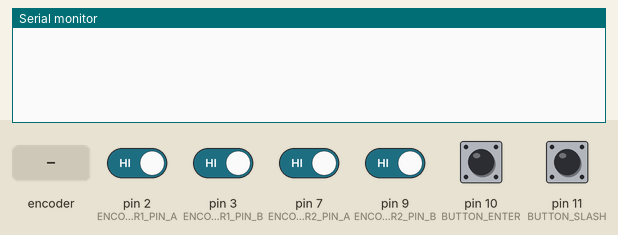
Bench run of a sketch on a simulated Arduino Leonardo, built with avr-gcc and run on an emulated ATmega32U4. Parts: the last lines printed to the serial monitor. Inputs (shaded band) come from the test bench; at power-on: pin 2 (ENCODER1_PIN_A), pin 3 (ENCODER1_PIN_B), pin 7 (ENCODER2_PIN_A), pin 9 (ENCODER2_PIN_B), pin 10 (BUTTON_ENTER), pin 11 (BUTTON_SLASH) HIGH. USB keyboard and mouse output is not drawn.

Above: at 1.2 s.
1.3 s: rotary encoder on pin 2 (ENCODER1_PIN_A) / pin 3 (ENCODER1_PIN_B) turned 1 step (first pin leading)
At 1.9 s:
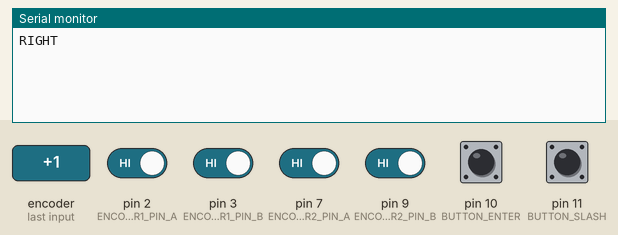
3.0 s: pin 10 (BUTTON_ENTER) pulled LOW for 0.15 s
At 4.0 s:
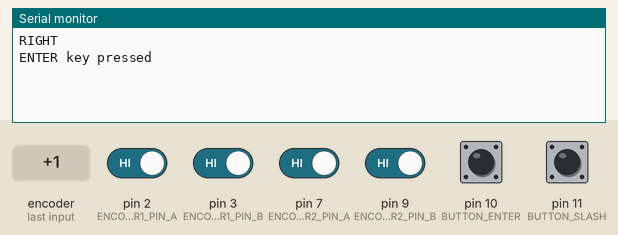
4.6 s: pin 11 (BUTTON_SLASH) pulled LOW for 0.15 s
At 5.2 s:
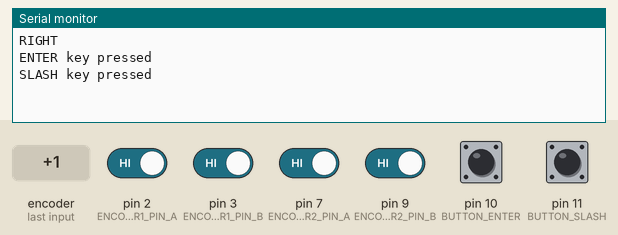
6.2 s: rotary encoder on pin 2 (ENCODER1_PIN_A) / pin 3 (ENCODER1_PIN_B) turned 2 steps (second pin leading)
At 7.0 s:
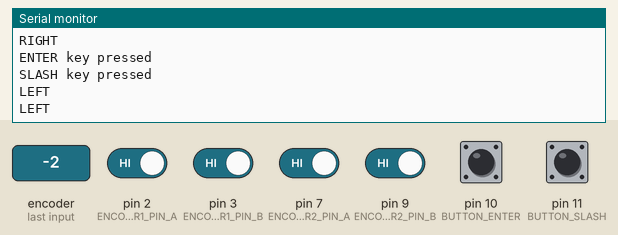

The sketch:

scrollwheel.ino
```cpp
#include "Keyboard.h"

#define ENCODER1_PIN_A 2    // First encoder pin A
#define ENCODER1_PIN_B 3    // First encoder pin B
#define ENCODER2_PIN_A 7    // Second encoder pin A
#define ENCODER2_PIN_B 9    // Second encoder pin B
#define BUTTON_ENTER 10     // Enter key button
#define BUTTON_SLASH 11     // Slash key button

// Variables to keep track of the encoder states
uint8_t encoder1State = 0;
uint8_t encoder1LastState = 0;
uint8_t encoder2State = 0;
uint8_t encoder2LastState = 0;

// Counter variables for pulse division
int encoder1Counter = 0;
int encoder2Counter = 0;
const int PULSE_DIVISOR = 4;    // Number of pulses per keystroke

// Direction tracking (to ensure consistent direction for counting)
int8_t encoder1LastDirection = 0;
int8_t encoder2LastDirection = 0;

// Debounce variables for buttons
bool lastEnterState = HIGH;  // Assuming pull-up, so HIGH is not pressed
bool lastSlashState = HIGH;  // Assuming pull-up, so HIGH is not pressed
unsigned long lastEnterDebounceTime = 0;
unsigned long lastSlashDebounceTime = 0;
const unsigned long buttonDebounceDelay = 50;  // Button debounce time in ms

// Timing variables for polling
unsigned long lastEncoder1ReadTime = 0;
unsigned long lastEncoder2ReadTime = 0;
const unsigned long encoderReadInterval = 1; // Poll encoders every 1ms

void setup() {
  // Set pin modes for encoders
  pinMode(ENCODER1_PIN_A, INPUT_PULLUP);
  pinMode(ENCODER1_PIN_B, INPUT_PULLUP);
  pinMode(ENCODER2_PIN_A, INPUT_PULLUP);
  pinMode(ENCODER2_PIN_B, INPUT_PULLUP);
  pinMode(BUTTON_ENTER, INPUT_PULLUP);
  pinMode(BUTTON_SLASH, INPUT_PULLUP);

  // Initialize encoder states
  encoder1LastState = (digitalRead(ENCODER1_PIN_A) << 1) | digitalRead(ENCODER1_PIN_B);
  encoder2LastState = (digitalRead(ENCODER2_PIN_A) << 1) | digitalRead(ENCODER2_PIN_B);

  // Initialize keyboard
  Keyboard.begin();
  Serial.begin(9600); // For debugging
}

void loop() {
  unsigned long currentTime = millis();

  // Poll first encoder (left/right arrows)
  if (currentTime - lastEncoder1ReadTime >= encoderReadInterval) {
    lastEncoder1ReadTime = currentTime;
    checkEncoder1();
  }

  // Poll second encoder (up/down arrows)
  if (currentTime - lastEncoder2ReadTime >= encoderReadInterval) {
    lastEncoder2ReadTime = currentTime;
    checkEncoder2();
  }

  // Process Enter button
  processButton(BUTTON_ENTER, 'r', &lastEnterState, &lastEnterDebounceTime, "ENTER");

  // Process Slash button
  processButton(BUTTON_SLASH, '\\', &lastSlashState, &lastSlashDebounceTime, "SLASH");
}

// Check first encoder state
void checkEncoder1() {
  // Read current state
  encoder1State = (digitalRead(ENCODER1_PIN_A) << 1) | digitalRead(ENCODER1_PIN_B);

  // If state changed
  if (encoder1State != encoder1LastState) {
    // This look-up table gives the correct direction based on the state transition
    // The 16 possible transitions are represented: (oldState << 2) | newState
    static const int8_t encoderTable[16] = {
      0,  // 0000 - no change
      -1, // 0001 - CCW
      1,  // 0010 - CW
      0,  // 0011 - invalid
      1,  // 0100 - CW
      0,  // 0101 - no change
      0,  // 0110 - invalid
      -1, // 0111 - CCW
      -1, // 1000 - CCW
      0,  // 1001 - invalid
      0,  // 1010 - no change
      1,  // 1011 - CW
      0,  // 1100 - invalid
      1,  // 1101 - CW
      -1, // 1110 - CCW
      0   // 1111 - no change
    };

    // Lookup the direction from the table
    int8_t direction = encoderTable[((encoder1LastState << 2) | encoder1State) & 0x0F];

    // Process the direction
    if (direction != 0) {
      // If direction changed, reset counter
      if (direction != encoder1LastDirection && encoder1LastDirection != 0) {
        encoder1Counter = 0;
      }

      // Increment counter in the current direction
      encoder1Counter++;
      encoder1LastDirection = direction;

      // Send keystroke only after PULSE_DIVISOR pulses in the same direction
      if (encoder1Counter >= PULSE_DIVISOR) {
        encoder1Counter = 0;  // Reset counter

        if (direction > 0) {
          Keyboard.press(KEY_RIGHT_ARROW);
          Keyboard.release(KEY_RIGHT_ARROW);
          Serial.println("RIGHT");
        } else {
          Keyboard.press(KEY_LEFT_ARROW);
          Keyboard.release(KEY_LEFT_ARROW);
          Serial.println("LEFT");
        }
      }
    }

    // Save the current state for next comparison
    encoder1LastState = encoder1State;
  }
}

// Check second encoder state
void checkEncoder2() {
  // Read current state
  encoder2State = (digitalRead(ENCODER2_PIN_A) << 1) | digitalRead(ENCODER2_PIN_B);

  // If state changed
  if (encoder2State != encoder2LastState) {
    // This look-up table gives the correct direction based on the state transition
    static const int8_t encoderTable[16] = {
      0,  // 0000 - no change
      -1, // 0001 - CCW
      1,  // 0010 - CW
      0,  // 0011 - invalid
      1,  // 0100 - CW
      0,  // 0101 - no change
      0,  // 0110 - invalid
      -1, // 0111 - CCW
      -1, // 1000 - CCW
      0,  // 1001 - invalid
      0,  // 1010 - no change
      1,  // 1011 - CW
      0,  // 1100 - invalid
      1,  // 1101 - CW
      -1, // 1110 - CCW
      0   // 1111 - no change
    };

    // Lookup the direction from the table
    int8_t direction = encoderTable[((encoder2LastState << 2) | encoder2State) & 0x0F];

    // Process the direction
    if (direction != 0) {
      // If direction changed, reset counter
      if (direction != encoder2LastDirection && encoder2LastDirection != 0) {
        encoder2Counter = 0;
      }

      // Increment counter in the current direction
      encoder2Counter++;
      encoder2LastDirection = direction;

      // Send keystroke only after PULSE_DIVISOR pulses in the same direction
      if (encoder2Counter >= PULSE_DIVISOR) {
        encoder2Counter = 0;  // Reset counter

        if (direction > 0) {
          Keyboard.press(KEY_DOWN_ARROW);
          Keyboard.release(KEY_DOWN_ARROW);
          Serial.println("DOWN");
        } else {
          Keyboard.press(KEY_UP_ARROW);
          Keyboard.release(KEY_UP_ARROW);
          Serial.println("UP");
        }
      }
    }

    // Save the current state for next comparison
    encoder2LastState = encoder2State;
  }
}

// Button processing function with added label parameter for serial output
void processButton(uint8_t pin, char key, bool* lastState, unsigned long* lastDebounceTime, const char* buttonLabel) {
  // Read the current state of the button
  bool currentState = digitalRead(pin);

  // If the state has changed, reset the debounce timer
  if (currentState != *lastState) {
    *lastDebounceTime = millis();
  }

  // If enough time has passed since the last state change
  // if ((millis() - *lastDebounceTime) > buttonDebounceDelay) {
    // If the button state has changed from HIGH (not pressed) to LOW (pressed)
    if (currentState == LOW && *lastState == HIGH) {
      // Button was just pressed, send the key
      Keyboard.press(key);
      Keyboard.release(key);

      // Serial output for debugging
      Serial.print(buttonLabel);
      Serial.println(" key pressed");
    }
  // }

  // Update the last state
  *lastState = currentState;
}
```

Measured:
- after the input at 1.3 s, the serial monitor: prints a new line after 0.08 s (image 1)
- after the input at 3.0 s, the serial monitor: prints a new line at once (image 2)
- after the input at 4.6 s, the serial monitor: prints a new line at once (image 3)
- after the input at 6.2 s, the serial monitor: prints a new line after 0.08 s (image 4)
